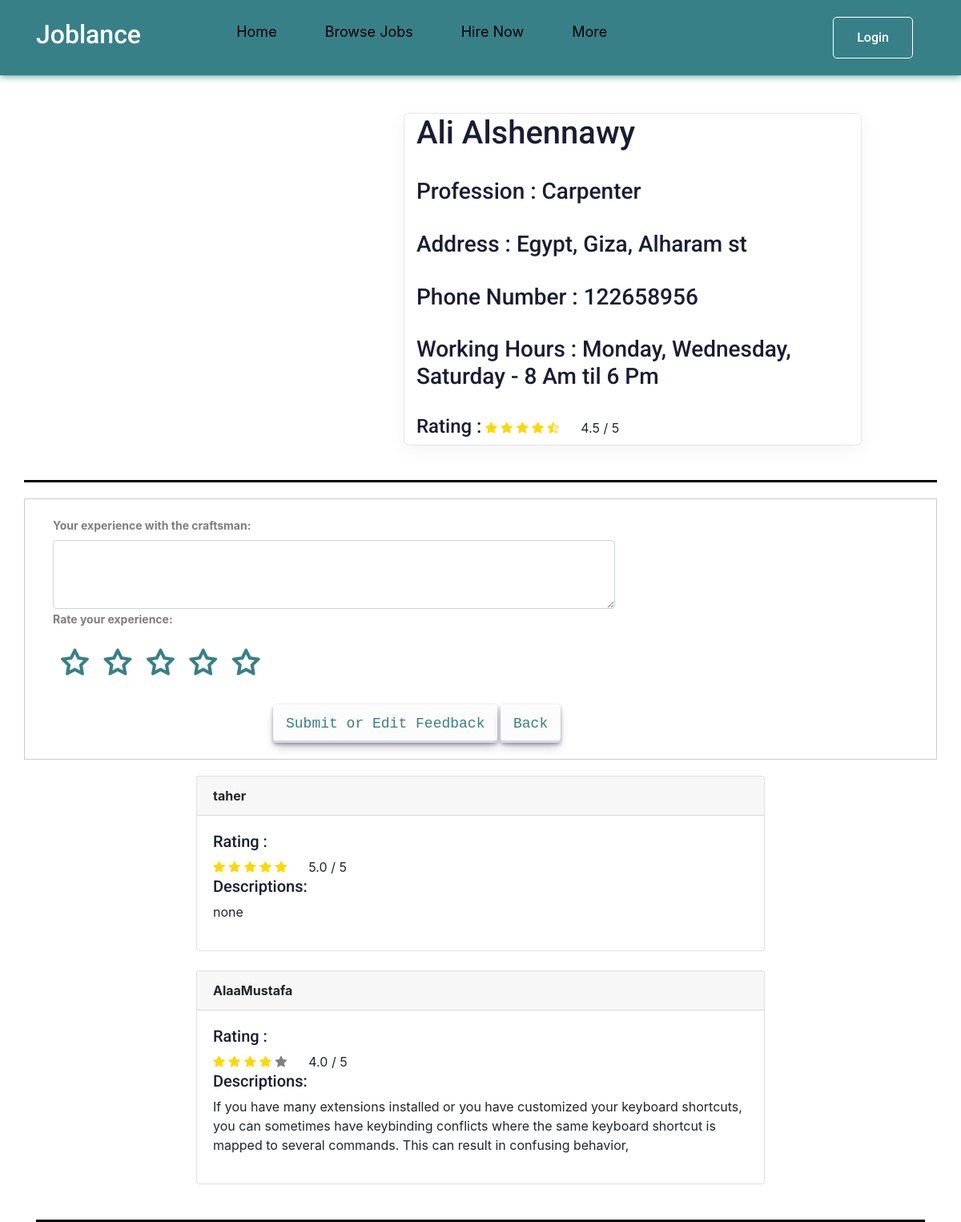
Page /features/craftsman_detail/1/ on the earlier database version.
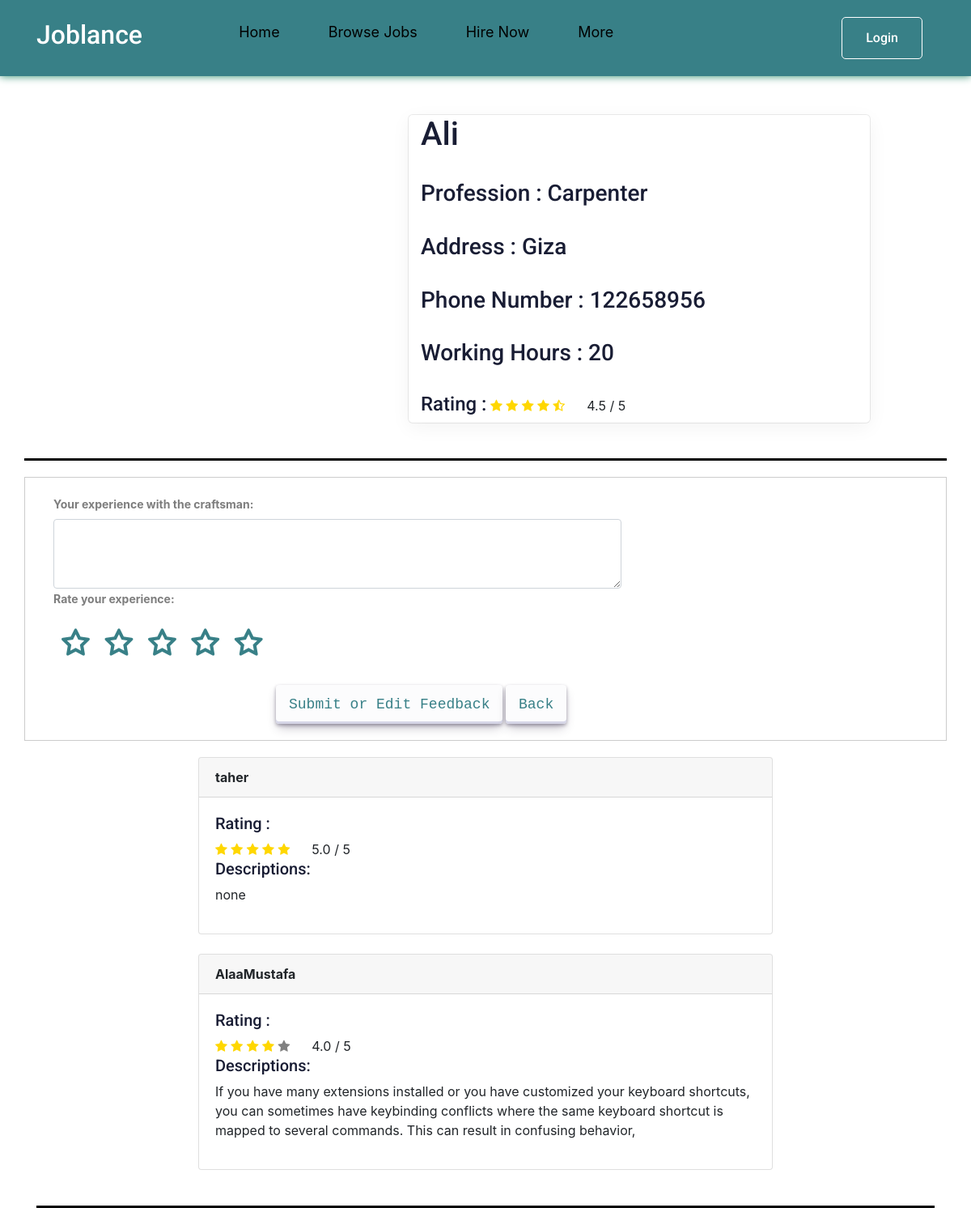
Same page on the later database version.
### features/models.py (models this page shows, shortened)
class Craftsmen(models.Model):
     image = models.ImageField(default='user.png', upload_to=image_upload)
     name = models.CharField(max_length=30, default='none')
     slug = models.SlugField(null=True, blank=True)
     phone_number = models.IntegerField(default='none')
     profession = models.CharField(max_length=30, default='none')
     address = models.CharField(max_length=50, default='none')
     working_hours = models.CharField(max_length=50, default='none')
     description = models.TextField(max_length=10000)
     def __str__(self):
         return str(self.name)
     def average_review(self):
         review = Rating.objects.filter(RACraftsmen=self).aggregate(average=Avg('RAting'))
         avg = 0
         if review["average"] is not None:
             avg = float(review["average"])
         return avg

### features/views.py (the view)
# urls.py: path('craftsman_detail/<int:craftsman_id>/', views.craftsman_detail, name='craftsman_detail'),
def craftsman_detail(request, craftsman_id):
    craftsman_details = Craftsmen.objects.get(id=craftsman_id)
    Rev =craftsman_details.average_review()
    rating_details = Rating.objects.filter(RACraftsmen=craftsman_details)
    context = {'craftsman_detail': craftsman_details ,'rating_details': rating_details , 'Rev':Rev}
    return render(request, 'features/craftsman_detail.html', context)

### features/templates/features/craftsman_detail.html (shortened to what the changed rows need)
{% load static %}
<!DOCTYPE html>
<html lang="en">
<head>
    <link rel="stylesheet" href="{% static 'css/normalize.css' %}">
    <link rel="stylesheet" href="{% static 'css/craftsmen.css' %}">
    <link rel="stylesheet" href="{% static 'css/style.css'%}">
    <link rel="stylesheet" href="{% static 'css/craftsman_detail.css'%}">
    <link rel="stylesheet" href="{% static 'css/rating.css'%}">
    <link rel="stylesheet" href="{% static 'css/all.min.css' %}">
    <link rel="stylesheet" href="https://stackpath.bootstrapcdn.com/bootstrap/4.3.1/css/bootstrap.min.css">
    <link rel="stylesheet" href="https://cdnjs.cloudflare.com/ajax/libs/font-awesome/4.7.0/css/font-awesome.min.css">
</head>
<body>
    <Header>
        <div class="container">
            <a href="{% url 'pages:index' %}" class="logo">
                <h2 style="color: #fff;">Joblance</h2>
            </a>
        </div>
    </Header>
    <div class="container dark-grey-text mt-5">
        <div class="row wow fadeIn">
          <div class="col-md-6  mb-4 wid">
                <h1>{{ craftsman_detail }} </h1>
                <br>
                <h3>Profession : {{ craftsman_detail.profession }} </h3>
                <h3>Address : {{ craftsman_detail.address }} </h3>
                <h3>Phone Number : {{ craftsman_detail.phone_number }} </h3>
                <h3>Working Hours : {{ craftsman_detail.working_hours }} </h3>
                <h4>Rating :  </h4>
                <div class="review-feedback BQ">
                    <span class="fa {% if Rev == 0.5 %}fa-star-half-full {% elif Rev < 0.5 %}fa fa-star{% elif  Rev > 0.5 %}fa fa-star-full{% endif %}"></span>
                    <span class="fa {% if Rev == 1.5 %}fa-star-half-full {% elif Rev < 1.5 %}fa fa-star{% elif  Rev > 1.5 %}fa fa-star-full{% endif %}"></span>
                    <span class="fa {% if Rev == 2.5 %}fa-star-half-full {% elif Rev < 2.5 %}fa fa-star{% elif  Rev > 2.5 %}fa fa-star-full{% endif %}"></span>
                    <span class="fa {% if Rev == 3.5 %}fa-star-half-full {% elif Rev < 3.5 %}fa fa-star{% elif  Rev > 3.5 %}fa fa-star-full{% endif %}"></span>
                    <span class="fa {% if Rev == 4.5 %}fa-star-half-full {% elif Rev < 4.5 %}fa fa-star{% elif  Rev > 4.5 %}fa fa-star-full{% endif %}"></span>&nbsp;&nbsp;&nbsp;&nbsp;&nbsp;
                    {{Rev | stringformat:".1f"}} / 5
                </div>
                <br>
            </div>
        </div>
    </div>
</body>
</html>

Differences in the rows shown:
changed Craftsmen "Carpenter": name "Ali Alshennawy" → "Ali"; address "Egypt, Giza, Alharam st" → "Giza"; working_hours "Monday, Wednesday, Saturday - 8 Am til 6 Pm" → "20"
